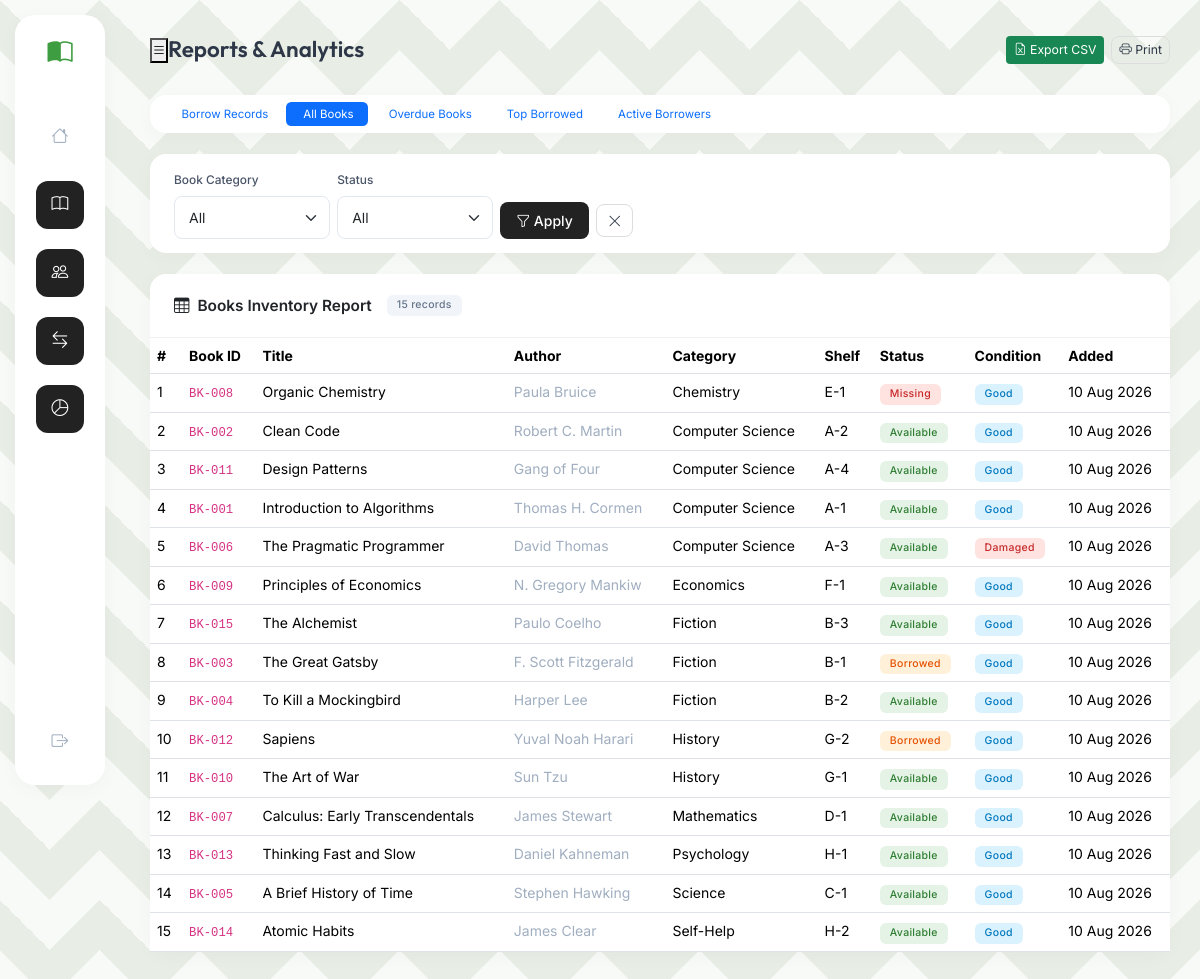
The page /modules/reports/index.php?type=all_books (signed in) on the database its author committed.
### tables this page shows
CREATE TABLE IF NOT EXISTS books (
    id               INT UNSIGNED AUTO_INCREMENT PRIMARY KEY,
    book_id          VARCHAR(50)  NOT NULL UNIQUE,
    title            VARCHAR(255) NOT NULL,
    author           VARCHAR(150) NOT NULL,
    category         VARCHAR(100) NOT NULL,
    shelf_location   VARCHAR(60)  DEFAULT NULL,
    status           ENUM('Available','Borrowed','Missing') DEFAULT 'Available',
    condition_status ENUM('Good','Damaged') DEFAULT 'Good',
    total_copies     INT DEFAULT 1,
    available_copies INT DEFAULT 1,
    created_at       TIMESTAMP DEFAULT CURRENT_TIMESTAMP,
    INDEX idx_status(status), INDEX idx_category(category),
    FULLTEXT idx_search(title, author)
);

### modules/reports/index.php (the view, shortened to what this page needs)
<?php
$pdo = getDB();
$type      = $_GET['type']   ?? 'borrow_records';
$reportData = []; $reportTitle = '';
switch ($type) {
    case 'all_books':
        $reportTitle = 'Books Inventory Report';
        $where = []; $params = [];
        $w = $where ? 'WHERE '.implode(' AND ',$where) : '';
        $stmt = $pdo->prepare("SELECT book_id, title, author, category, shelf_location, status, condition_status, created_at FROM books $w ORDER BY category, title");
        $stmt->execute($params);
        $reportData = $stmt->fetchAll();
        break;
}
require_once '../../includes/header.php';
require_once '../../includes/sidebar.php';
?>
<div id="main">
  <div class="topbar">
    <button class="sidebar-toggle"><i class="bi bi-list"></i></button>
    <span class="topbar-title">Reports & Analytics</span>
    <div class="ms-auto d-flex gap-2 no-print">
      <a href="export.php?<?= http_build_query(array_merge($_GET,['type'=>$type])) ?>"
         class="btn btn-success btn-sm"><i class="bi bi-file-earmark-excel me-1"></i>Export CSV</a>
      <button class="btn btn-outline-secondary btn-sm btn-print"><i class="bi bi-printer me-1"></i>Print</button>
    </div>
  </div>
  <div class="page-content">
    <div class="card mb-4 no-print">
      <div class="card-body py-2 px-3">
        <nav class="nav nav-pills gap-1 flex-wrap">
          <?php
          $tabs = [
            'borrow_records'  => ['bi-arrow-left-right','Borrow Records'],
            'all_books'       => ['bi-book','All Books'],
            'overdue'         => ['bi-clock-history','Overdue Books'],
            'top_books'       => ['bi-trophy','Top Borrowed'],
            'active_borrowers'=> ['bi-people','Active Borrowers'],
          ];
          foreach ($tabs as $key => [$ico,$label]):
            $active = $type === $key ? 'active' : '';
            $href = '?'.http_build_query(array_merge($_GET,['type'=>$key]));
          ?>
          <a href="<?=$href?>" class="nav-link <?=$active?> py-1 px-3" style="font-size:.82rem">
            <i class="bi bi-<?=$ico?> me-1"></i><?=$label?>
          </a>
          <?php endforeach; ?>
        </nav>
      </div>
    </div>
    <?php if (in_array($type,['borrow_records','all_books','overdue'])): ?>
    <div class="card mb-4 no-print">
      <div class="card-body py-3">
        <form method="GET" class="row g-2 align-items-end">
          <div class="col-sm-2">
            <label class="form-label">Book Category</label>
            <select name="bcat" class="form-select">
              <option value="">All</option>
            </select>
          </div>
          <?php if ($type === 'all_books'): ?>
          <div class="col-sm-2">
            <label class="form-label">Status</label>
            <select name="status" class="form-select">
              <option value="">All</option>
            </select>
          </div>
          <?php endif; ?>
          <div class="col-auto">
            <button class="btn btn-primary"><i class="bi bi-funnel me-1"></i>Apply</button>
            <a href="?type=<?=$type?>" class="btn btn-outline-secondary ms-1"><i class="bi bi-x-lg"></i></a>
          </div>
        </form>
      </div>
    </div>
    <?php endif; ?>
    <div class="card">
      <div class="card-header">
        <i class="bi bi-table"></i> <?= $reportTitle ?>
        <span class="badge bg-secondary ms-2"><?= count($reportData) ?> records</span>
      </div>
      <div class="card-body p-0">
        <div class="table-responsive">
        <?php if ($type === 'borrow_records'): ?>
          <table class="table table-hover mb-0">
            <thead><tr><th>#</th><th>Record ID</th><th>Book</th><th>Book Cat.</th><th>Borrower</th><th>Borrower Cat.</th><th>Borrow Date</th><th>Due Date</th><th>Return Date</th><th>Days</th><th>Status</th></tr></thead>
            <tbody>
            <?php foreach ($reportData as $i => $r): ?>
            <tr <?= isOverdue($r['borrow_date'],$r['return_date'],$r['status'])?'class="table-warning"':'' ?>>
              <td><?=$i+1?></td>
              <td><code style="font-size:.75rem"><?= sanitize($r['record_id']) ?></code></td>
              <td><?= sanitize($r['title']) ?><div class="text-muted" style="font-size:.72rem"><?= sanitize($r['book_code']) ?></div></td>
              <td><?= sanitize($r['book_cat']) ?></td>
              <td><?= sanitize($r['borrower_name']) ?><div class="text-muted" style="font-size:.72rem"><?= sanitize($r['borrower_code']) ?></div></td>
              <td><?= badge($r['borrower_cat']) ?></td>
              <td><?= date('d M Y',strtotime($r['borrow_date'])) ?></td>
              <td><?= date('d M Y',strtotime($r['due_date'])) ?></td>
              <td><?= $r['return_date'] ? date('d M Y',strtotime($r['return_date'])) : '—' ?></td>
              <td><?= $r['days_borrowed'] ?></td>
              <td><?= badge($r['status']) ?><?= isOverdue($r['borrow_date'],$r['return_date'],$r['status']) ? ' <span class="badge bg-danger">Overdue</span>' : '' ?></td>
            </tr>
            <?php endforeach; ?>
            </tbody>
          </table>
        <?php elseif ($type === 'all_books'): ?>
          <table class="table table-hover mb-0">
            <thead><tr><th>#</th><th>Book ID</th><th>Title</th><th>Author</th><th>Category</th><th>Shelf</th><th>Status</th><th>Condition</th><th>Added</th></tr></thead>
            <tbody>
            <?php foreach ($reportData as $i => $b): ?>
            <tr>
              <td><?=$i+1?></td>
              <td><code><?= sanitize($b['book_id']) ?></code></td>
              <td><?= sanitize($b['title']) ?></td>
              <td class="text-muted"><?= sanitize($b['author']) ?></td>
              <td><?= sanitize($b['category']) ?></td>
              <td><?= sanitize($b['shelf_location']??'—') ?></td>
              <td><?= badge($b['status']) ?></td>
              <td><?= badge($b['condition_status']) ?></td>
              <td><?= date('d M Y',strtotime($b['created_at'])) ?></td>
            </tr>
            <?php endforeach; ?>
            </tbody>
          </table>
        <?php endif; ?>
        </div>
      </div>
    </div>
  </div>
</div>
<?php require_once '../../includes/footer.php'; ?>

### includes/helpers.php (shortened to what this page needs)
<?php
function sanitize(string $v): string {
    return htmlspecialchars(strip_tags(trim($v)), ENT_QUOTES, 'UTF-8');
}
function badge(string $s): string {
    $m = [
        'Available'     => 'success',
        'Borrowed'      => 'warning text-dark',
        'Missing'       => 'danger',
        'All Issued'    => 'danger',
        'Not Available' => 'secondary',
        'Returned'     => 'success',
        'Not Returned' => 'warning text-dark',
        'Active'       => 'success',
        'Inactive'     => 'secondary',
        'Perfect'      => 'success',
        'Good'         => 'info text-dark',
        'Mildly Torn'  => 'warning text-dark',
        'Torn'         => 'orange text-dark',
        'Damaged'      => 'danger',
    ];
    $c = $m[$s] ?? 'secondary';
    return "<span class='badge bg-{$c}'>{$s}</span>";
}

### assets/css/style.css (style rules this page uses)
:root { --brand: #3e9d40; --brand-light: #52b554; --accent: #222222; --surface: #e8eee5; --card-bg: #ffffff; --border: #f0f0f0; --text: #2d3748; --text-muted: #a0aec0; --sidebar-w: 90px; --topbar-h: 70px; --radius: 16px; --shadow: 0 4px 20px rgba(0,0,0,0.03); --shadow-lg: 0 10px 40px rgba(0,0,0,0.06); font-size: 14px; }
*, *::before, *::after { box-sizing: border-box; margin: 0; padding: 0; }
body { font-family: 'Inter', sans-serif; color: var(--text); min-height: 100vh; display: flex; background-color: var(--surface); background-image: linear-gradient(135deg, rgba(255,255,255,0.7) 25%, transparent 25%), linear-gradient(225deg, rgba(255,255,255,0.7) 25%, transparent 25%), linear-gradient(45deg, rgba(255,255,255,0.7) 25%, transparent 25%), linear-gradient(315deg, rgba(255,255,255,0.7) 25%, transparent 25%); background-size: 100px 100px; background-position: 50px 0, 50px 0, 0 0, 0 0; background-attachment: fixed; }
#main { margin-left: calc(var(--sidebar-w) + 30px); width: calc(100% - var(--sidebar-w) - 30px); display: flex; flex-direction: column; }
.topbar { height: var(--topbar-h); padding: 0 30px; display: flex; align-items: center; margin-top: 15px; }
.topbar-title { font-family: 'Outfit', sans-serif; font-size: 1.6rem; font-weight: 600; color: var(--text); }
.page-content { padding: 10px 30px 40px; flex-grow: 1; }
.text-muted { color: var(--text-muted) !important; }
.card { border: none; border-radius: var(--radius); box-shadow: var(--shadow); background: var(--card-bg); margin-bottom: 24px; }
.card-header { background: none; border-bottom: 1px solid var(--border); font-weight: 600; font-size: 1.1rem; padding: 20px 24px; display: flex; align-items: center; gap: 8px; }
.card-body { padding: 24px; }
.btn-primary { background: var(--accent); border: none; border-radius: 8px; padding: 8px 16px; font-weight: 500; }
.btn-outline-secondary { border-color: #ddd; border-radius: 8px; color: var(--text); }
.form-control, .form-select { border-radius: 8px; border-color: #e2e8f0; padding: 10px 14px; }
.form-label { font-weight: 500; font-size: .85rem; color: #4a5568; }
.badge { font-weight: 500; padding: 5px 10px; border-radius: 6px; letter-spacing: .3px; font-size: .75rem; }
.bg-success { background: rgba(76, 175, 80, 0.15) !important; color: #2e7d32 !important; }
.bg-warning { background: rgba(255, 152, 0, 0.15) !important; color: #e65100 !important; }
.bg-danger { background: rgba(244, 67, 54, 0.15) !important; color: #c62828 !important; }
.bg-info { background: rgba(3, 169, 244, 0.15) !important; color: #0277bd !important; }
.bg-secondary { background: #f1f5f9 !important; color: #64748b !important; }

### rows shown on the page
books: book "BK-008", title "Organic Chemistry", author "Paula Bruice", category "Chemistry", shelf_location "E-1", status "Missing Good", created_at "10 Aug 2026"
books: book "BK-002", title "Clean Code", author "Robert C. Martin", category "Computer Science", shelf_location "A-2", status "Available Good", created_at "10 Aug 2026"
books: book "BK-011", title "Design Patterns", author "Gang of Four", category "Computer Science", shelf_location "A-4", status "Available Good", created_at "10 Aug 2026"
books: book "BK-001", title "Introduction to Algorithms", author "Thomas H. Cormen", category "Computer Science", shelf_location "A-1", status "Available Good", created_at "10 Aug 2026"
books: book "BK-006", title "The Pragmatic Programmer", author "David Thomas", category "Computer Science", shelf_location "A-3", status "Available Damaged", created_at "10 Aug 2026"
books: book "BK-009", title "Principles of Economics", author "N. Gregory Mankiw", category "Economics", shelf_location "F-1", status "Available Good", created_at "10 Aug 2026"
books: book "BK-015", title "The Alchemist", author "Paulo Coelho", category "Fiction", shelf_location "B-3", status "Available Good", created_at "10 Aug 2026"
books: book "BK-003", title "The Great Gatsby", author "F. Scott Fitzgerald", category "Fiction", shelf_location "B-1", status "Borrowed Good", created_at "10 Aug 2026"
books: book "BK-004", title "To Kill a Mockingbird", author "Harper Lee", category "Fiction", shelf_location "B-2", status "Available Good", created_at "10 Aug 2026"
books: book "BK-012", title "Sapiens", author "Yuval Noah Harari", category "History", shelf_location "G-2", status "Borrowed Good", created_at "10 Aug 2026"
books: book "BK-010", title "The Art of War", author "Sun Tzu", category "History", shelf_location "G-1", status "Available Good", created_at "10 Aug 2026"
books: book "BK-007", title "Calculus: Early Transcendentals", author "James Stewart", category "Mathematics", shelf_location "D-1", status "Available Good", created_at "10 Aug 2026"
books: book "BK-013", title "Thinking Fast and Slow", author "Daniel Kahneman", category "Psychology", shelf_location "H-1", status "Available Good", created_at "10 Aug 2026"
books: book "BK-005", title "A Brief History of Time", author "Stephen Hawking", category "Science", shelf_location "C-1", status "Available Good", created_at "10 Aug 2026"
books: book "BK-014", title "Atomic Habits", author "James Clear", category "Self-Help", shelf_location "H-2", status "Available Good", created_at "10 Aug 2026"

### other values the page prints
$label "Borrow Records"
$label "All Books"
$label "Overdue Books"
$label "Top Borrowed"
$label "Active Borrowers"
$reportTitle "Books Inventory Report"
count($reportData) "15"
